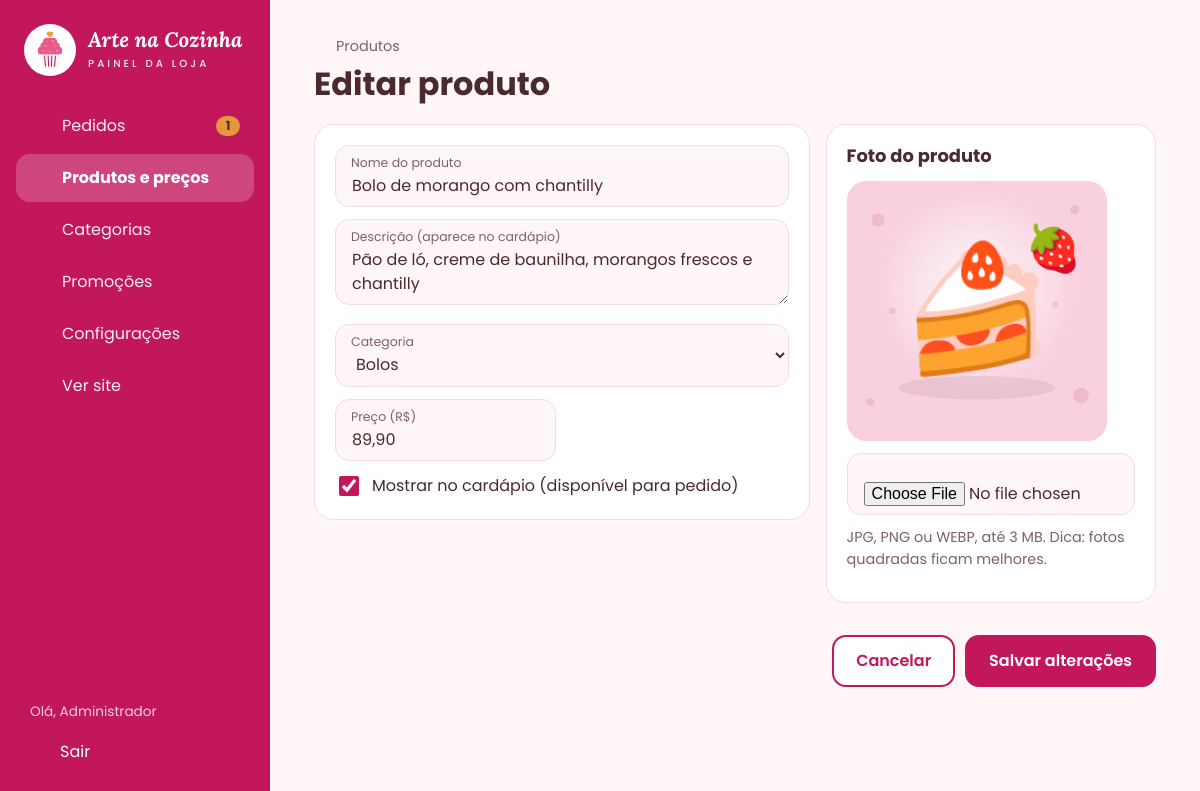
The page /admin/produto_form.php?id=5 (signed in) on the database its author committed.
### tables this page shows
CREATE TABLE promocao (
  id_produto   INT          NOT NULL,
  data_inicio  DATETIME     NOT NULL DEFAULT CURRENT_TIMESTAMP,
  data_fim     DATETIME     NOT NULL,
  modo         VARCHAR(12)  NOT NULL DEFAULT 'automatico',   
  PRIMARY KEY (id_produto),
  KEY idx_promocao_fim (data_fim),
  CONSTRAINT fk_promocao_produto FOREIGN KEY (id_produto)
    REFERENCES produto (id_produto) ON DELETE CASCADE
);

CREATE TABLE produto (
  id_produto         INT           NOT NULL AUTO_INCREMENT,
  id_admin           INT           NOT NULL,
  nome               VARCHAR(100)  NOT NULL,
  descricao          VARCHAR(255)  NOT NULL,
  categoria          VARCHAR(40)   NOT NULL,
  preco              DECIMAL(8,2)  NOT NULL,
  preco_promocional  DECIMAL(8,2)  NULL,
  imagem             VARCHAR(255)  NULL,
  disponivel         BOOLEAN       NOT NULL DEFAULT TRUE,
  PRIMARY KEY (id_produto),
  KEY idx_produto_categoria (categoria),
  CONSTRAINT fk_produto_admin FOREIGN KEY (id_admin)
    REFERENCES administrador (id_admin)
);

### includes/bootstrap.php (called while the page is built, shortened)
<?php
function db(): PDO
{
    static $pdo = null;
    if ($pdo === null) {
        $c = APP_CONFIG;
        $dsn = "mysql:host={$c['db_host']};port={$c['db_porta']};dbname={$c['db_nome']};charset=utf8mb4";
        try {
            $pdo = new PDO($dsn, $c['db_usuario'], $c['db_senha'], [
                PDO::ATTR_ERRMODE            => PDO::ERRMODE_EXCEPTION,
                PDO::ATTR_DEFAULT_FETCH_MODE => PDO::FETCH_ASSOC,
                PDO::ATTR_EMULATE_PREPARES   => false,
            ]);
            $pdo->exec("SET time_zone = '" . date('P') . "'");
        } catch (PDOException $e) {
            http_response_code(500);
            $msg = $c['debug'] ? $e->getMessage() : 'Tente novamente em alguns minutos.';
            exit('<div style="font-family:sans-serif;padding:2rem;color:#4A2A2F">'
               . '<h2>Não foi possível conectar ao banco de dados</h2><p>'
               . htmlspecialchars($msg) . '</p><p>Verifique se o MySQL está ligado e se o banco '
               . '<code>arte_na_cozinha</code> foi importado (database/arte_na_cozinha.sql).</p></div>');
        }
    }
    return $pdo;
}
function categorias(bool $recarregar = false): array
{
    static $lista = null;
    if ($lista === null || $recarregar) {
        $lista = db()->query('SELECT nome FROM categoria ORDER BY ordem, nome')->fetchAll(PDO::FETCH_COLUMN);
    }
    return $lista;
}
function h(?string $texto): string
{
    return htmlspecialchars((string) $texto, ENT_QUOTES, 'UTF-8');
}

### admin/produto_form.php (the view, shortened to what this page needs)
<?php
$id = (int) ($_GET['id'] ?? $_POST['id'] ?? 0);
$produto = [
    'id_produto' => 0, 'nome' => '', 'descricao' => '', 'categoria' => categorias()[0] ?? '',
    'preco' => '', 'preco_promocional' => '', 'imagem' => '', 'disponivel' => 1,
    'promo_fim' => null, 'promo_modo' => null,
];
if ($id > 0) {
    $st = db()->prepare(SQL_PRODUTO_COM_PROMO . ' WHERE p.id_produto = ?');
    $st->execute([$id]);
    $produto = $st->fetch() ?: null;
}
$erros = [];
$fmt = fn($v) => ($v === null || $v === '' || $v < 0) ? '' : number_format((float) $v, 2, ',', '');
require __DIR__ . '/../includes/admin_topo.php';
?>
<div class="painel-cabecalho">
  <div>
    <a href="produtos.php" class="voltar-link"><?= icone('voltar') ?> Produtos</a>
    <h1><?= $id ? 'Editar produto' : 'Novo produto' ?></h1>
  </div>
</div>
<form method="post" enctype="multipart/form-data" class="grade-formulario" novalidate>
  <section class="cartao">
    <div class="campos">
      <div class="campo <?= isset($erros['nome']) ? 'erro' : '' ?>">
        <label for="nome">Nome do produto</label>
        <input id="nome" name="nome" maxlength="100" required value="<?= h($produto['nome']) ?>">
      </div>
      <div class="campo <?= isset($erros['descricao']) ? 'erro' : '' ?>">
        <label for="descricao">Descrição (aparece no cardápio)</label>
        <textarea id="descricao" name="descricao" maxlength="255" required><?= h($produto['descricao']) ?></textarea>
      </div>
      <div class="campo <?= isset($erros['categoria']) ? 'erro' : '' ?>">
        <label for="categoria">Categoria</label>
        <select id="categoria" name="categoria">
          <?php foreach (categorias() as $cat): ?>
            <option <?= $produto['categoria'] === $cat ? 'selected' : '' ?>><?= h($cat) ?></option>
          <?php endforeach; ?>
        </select>
      </div>
      <div class="campos campos-duplos">
        <div class="campo <?= isset($erros['preco']) ? 'erro' : '' ?>">
          <label for="preco">Preço (R$)</label>
          <input id="preco" name="preco" inputmode="decimal" required placeholder="0,00" value="<?= h($fmt($produto['preco'])) ?>">
        </div>
      </div>
      <label class="checkbox">
        <input type="checkbox" name="disponivel" <?= $produto['disponivel'] ? 'checked' : '' ?>>
        Mostrar no cardápio (disponível para pedido)
      </label>
    </div>
  </section>
  <section class="cartao">
    <h2>Foto do produto</h2>
    <div class="previa-foto">
      <img id="previaImagem" src="../<?= h($produto['imagem'] ?: 'assets/img/logo-icone.svg') ?>" alt="Prévia da foto">
    </div>
    <div class="campo <?= isset($erros['imagem']) ? 'erro' : '' ?>" style="margin-top:12px">
      <input type="file" name="imagem" id="imagem" accept="image/jpeg,image/png,image/webp" class="entrada-arquivo">
    </div>
    <p class="dica">JPG, PNG ou WEBP, até 3 MB. Dica: fotos quadradas ficam melhores.</p>
  </section>
  <div class="barra-salvar">
    <a href="produtos.php" class="botao botao-contorno">Cancelar</a>
    <button type="submit" class="botao"><?= $id ? 'Salvar alterações' : 'Cadastrar produto' ?></button>
  </div>
</form>
<?php require __DIR__ . '/../includes/admin_rodape.php'; ?>

### assets/css/style.css (style rules this page uses)
:root { --cor-principal: #C2185B; --cor-secundaria: #E8588A; --cor-apoio: #F8D0DE; --cor-fundo: #FFF6F8; --cor-texto: #4A2A2F; --cor-destaque: #E9A23B; --cor-texto-suave: #7D6167; --cor-borda: #F1DCE3; --cor-apoio-claro: #FCE8EF; --cor-sucesso: #1E9E55; --cor-sucesso-bg: #E7F6EC; --cor-branco: #FFFFFF; --fonte-titulo: 'Lora', Georgia, serif; --fonte-texto: 'Poppins', system-ui, sans-serif; --raio-botao: 14px; --raio-card: 16px; --sombra: 0 6px 20px rgba(194, 24, 91, .08); --sombra-forte: 0 12px 30px rgba(194, 24, 91, .28); --largura: 1120px; }
*, *::before, *::after { box-sizing: border-box; }
html { -webkit-text-size-adjust: 100%; scroll-behavior: smooth; }
body { margin: 0; background: var(--cor-fundo); color: var(--cor-texto); font-family: var(--fonte-texto); font-size: 15px; line-height: 1.5; -webkit-font-smoothing: antialiased; min-height: 100vh; display: flex; flex-direction: column; }
img { max-width: 100%; display: block; }
a { color: var(--cor-principal); }
button, input, select, textarea { font: inherit; color: inherit; }
h1, h2, h3 { margin: 0; line-height: 1.25; }
p { margin: 0; }
.botao { display: inline-flex; align-items: center; justify-content: center; gap: 8px; min-height: 48px; padding: 12px 22px; border: 2px solid var(--cor-principal); border-radius: var(--raio-botao); background: var(--cor-principal); color: #fff; font-weight: 600; font-size: 1rem; text-decoration: none; cursor: pointer; transition: transform .15s, box-shadow .15s, background .15s; }
.botao-contorno { background: #fff; color: var(--cor-principal); }
.cartao { margin-bottom: 16px; padding: 20px; border: 1px solid var(--cor-borda); border-radius: 20px; background: #fff; }
.cartao > h2 { margin-bottom: 14px; font-size: 1.12rem; font-weight: 700; }
.campos { display: grid; gap: 12px; }
.campo { position: relative; }
.campo label { position: absolute; left: 16px; top: 9px; color: var(--cor-texto-suave); font-size: .78rem; pointer-events: none; }
.campo input, .campo select, .campo textarea { width: 100%; min-height: 62px; padding: 28px 16px 8px; border: 1px solid var(--cor-borda); border-radius: 14px; background: var(--cor-fundo); font-size: 1rem; outline: none; transition: border-color .15s, box-shadow .15s, background .15s; }
.campo textarea { min-height: 84px; resize: vertical; }
.campo input::placeholder, .campo textarea::placeholder { color: #C2AEB4; }
.dica { margin: 12px 0; color: var(--cor-texto-suave); font-size: .9rem; }
@media (min-width: 760px) { body { font-size: 16px; } }
@media (min-width: 760px) { .campos-duplos { grid-template-columns: 1fr 1fr; } }

### assets/css/admin.css (style rules this page uses)
body.painel { display: block; min-height: 100vh; }
.painel-cabecalho { display: flex; flex-wrap: wrap; align-items: flex-start; justify-content: space-between; gap: 16px; margin-bottom: 20px; }
.painel-cabecalho h1 { display: flex; flex-wrap: wrap; align-items: center; gap: 10px; font-size: 1.7rem; font-weight: 700; }
.voltar-link { display: inline-flex; align-items: center; gap: 6px; margin-bottom: 6px; color: var(--cor-texto-suave); text-decoration: none; font-size: .9rem; }
.grade-detalhe, .grade-formulario { display: grid; gap: 16px; align-items: start; }
.checkbox { display: flex; align-items: center; gap: 10px; cursor: pointer; }
.checkbox input { width: 20px; height: 20px; accent-color: var(--cor-principal); }
.previa-foto { width: 100%; max-width: 260px; aspect-ratio: 1; border-radius: 20px; overflow: hidden; background: var(--cor-apoio); }
.previa-foto img { width: 100%; height: 100%; object-fit: cover; }
.entrada-arquivo { width: 100%; padding: 12px; border: 2px dashed var(--cor-apoio); border-radius: 14px; background: var(--cor-fundo); cursor: pointer; }
.campo .entrada-arquivo { min-height: auto; }
.barra-salvar { display: flex; justify-content: flex-end; gap: 10px; }
@media (min-width: 760px) { .grade-formulario { grid-template-columns: 1.5fr 1fr; } }
@media (min-width: 760px) { .grade-formulario .barra-salvar { grid-column: 1 / -1; } }
@media (min-width: 960px) { .painel-cabecalho h1 { font-size: 2rem; } }

### rows shown on the page
promocao: nome "Bolo de morango com chantilly", descricao "Pão de ló, creme de baunilha, morangos frescos e chantilly", preco "89,90", id_produto.imagem (picture)
produto: categoria "Bolos", disponivel "☑"

### other values the page prints
$rotulo "Pedidos"
$novosPendentes "1"
$rotulo "Produtos e preços"
$rotulo "Categorias"
$rotulo "Promoções"
$rotulo "Configurações"
explode(' ', $admin['nome'])[0] "Administrador"
